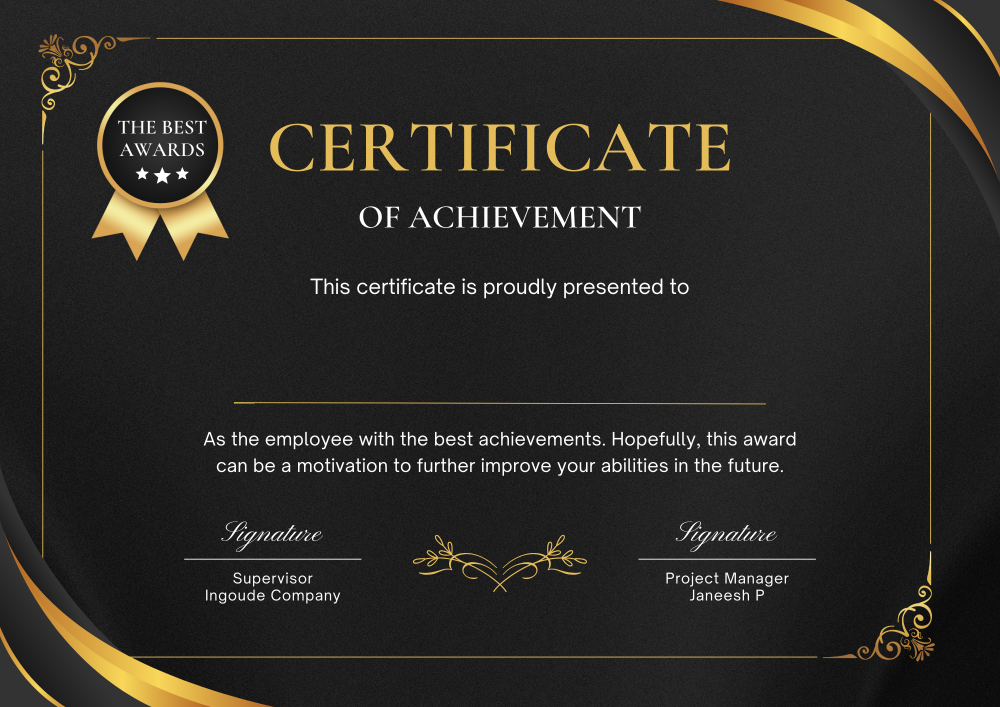
#> input picture 1.png, 2000 x 1414 px (shown at 1/2 size)
$ python main.py
#> lines starting #> are read from the running program, lines starting #| are printed output that depends on the picture
from PIL import Image, ImageDraw, ImageFont
import os

names = ["Janeesh P","Ava", "Liam", "Sophia", "Noah", "Mia", "Elijah", "Isabella", "Mason", "Harper", "Lucas"]


# Paths
template_path = '1.png'  # Path to your certificate template
font_path = 'GreatVibes-Regular.ttf'  # Path to your downloaded font file
output_dir = 'certificates'  # Output directory for the generated certificates

# Gold color in RGB
gold_color = (212, 175, 55)

# Function to generate certificate
def generate_certificate(name):
    # Open the certificate template
#> called with name = 'Janeesh P'
    img = Image.open(template_path)
#> img is the input picture: PIL image 2000x1414 RGB; mean R, G, B 43.2, 41.4, 37.3
    draw = ImageDraw.Draw(img)

    # Font settings
    font_size_name = 100  # Adjust font size for the name
    font_name = ImageFont.truetype(font_path, font_size_name)

    # Define text positions (adjust based on your template)
    name_position = (840, 650)  # Example position for the name

    # Add name to the image
    draw.text(name_position, name, font=font_name, fill=gold_color)

    # Save the certificate
    output_path = f'{output_dir}/{name}_certificate.png'
    img.save(output_path)
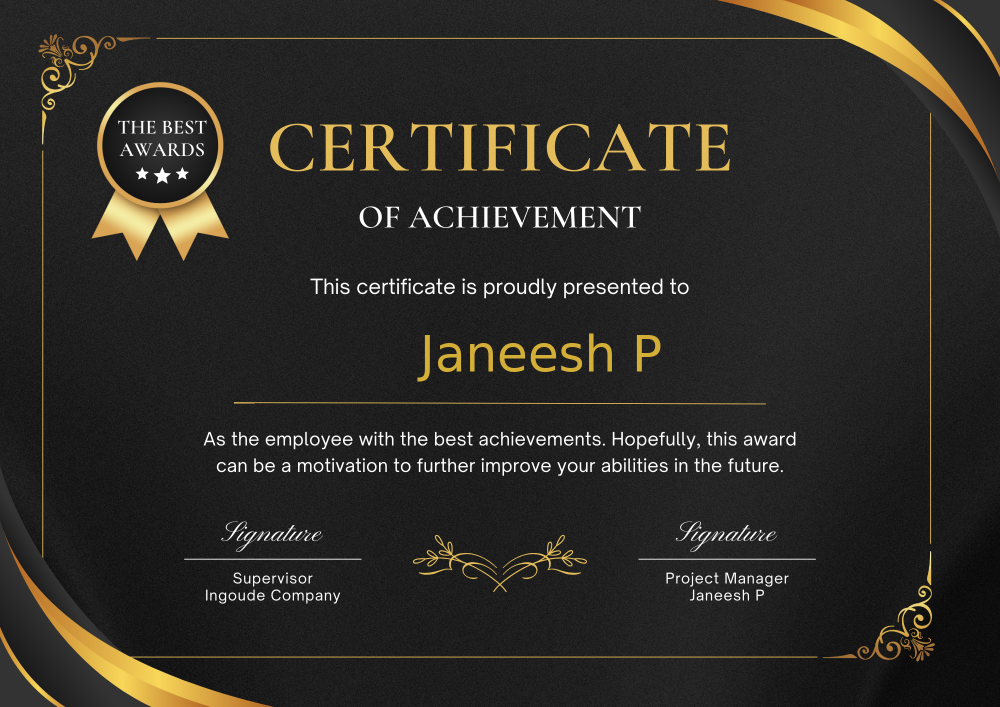
#> saved as Janeesh P_certificate.png: PIL image 2000x1414 RGB (shown at 1/2 size); mean R, G, B 43.9, 41.9, 37.4
    print(f'Certificate generated for {name} and saved to {output_path}')

# Create output directory if it doesn't exist
if not os.path.exists(output_dir):
    os.makedirs(output_dir)

# Generate certificates for all names
for name in names:
    generate_certificate(name)
